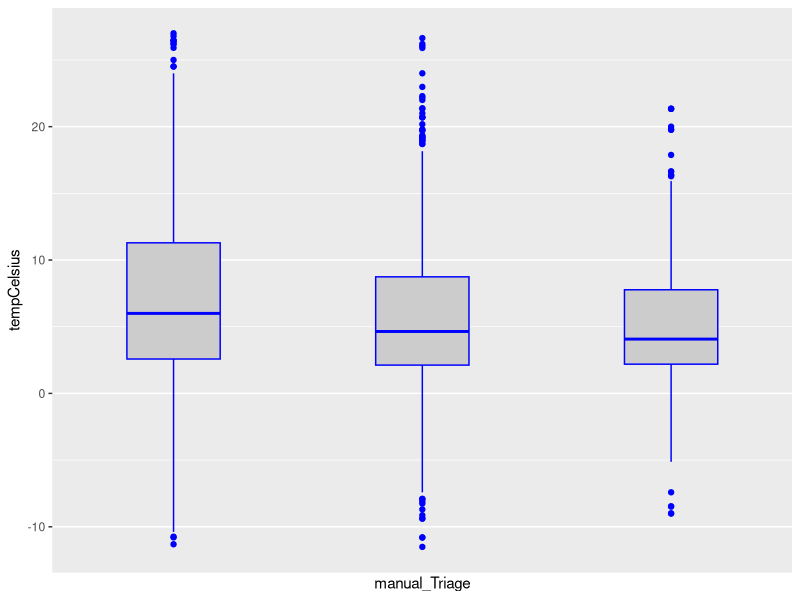
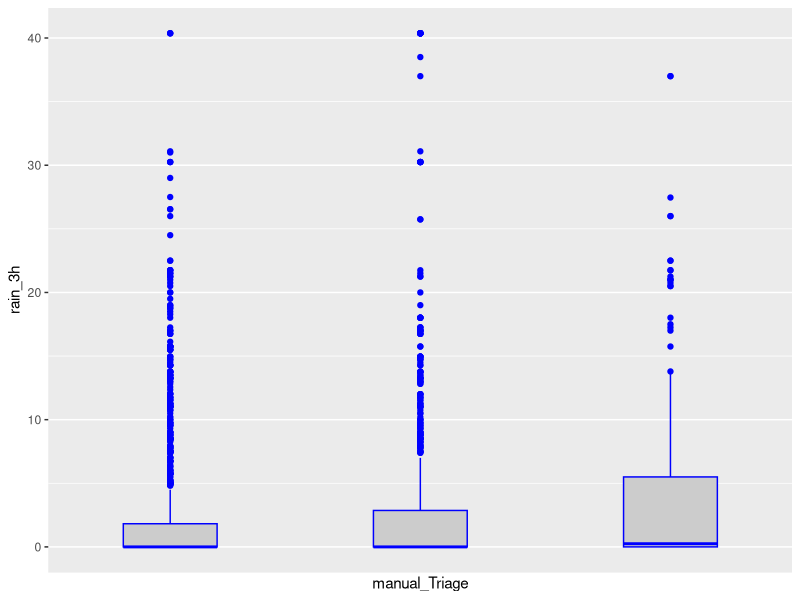

Write R code to recreate these figures, in order. (Note: this script raises an error after producing the figures.)
all_data = read.csv("./Basel/Patients_and_Weather.csv")
interesting_columns_patient = c("SO2", "Pulse", "Q1", "Q2", "Q3", "Q4", "Q5", "Q6", "Q7", "CQ1", "CQ2",
                               "CQ3", "CQ4", "CQ5", "CQ6", "CQ7", "CQ8",
                               "question_Triage", "pulse_Triage", "spo2_Triage", "manual_Triage",
                               "SpO2ReferenceValue", "PulseReferenceValue",
                               "SpO2RedLimitVariation", "SpO2YellowLimitVariation",
                               "PulseRedLimitUpper", "PulseRedLimitLower", "PulseRedLimitVariation",
                               "PulseYellowLimitVariation")
interesting_columns_weather = c("temp", "pressure",
                               "humidity", "wind_speed", "wind_deg", "rain_1h", "rain_3h", "rain_24h",
                               "rain_today", "snow_1h", "snow_3h", "snow_24h", "snow_today",
                               "clouds_all")

all_data$snow_1h[is.na(all_data$snow_1h)] <- 0
all_data$rain_1h[is.na(all_data$rain_1h)] <- 0
all_data$snow_3h[is.na(all_data$snow_3h)] <- 0
all_data$rain_3h[is.na(all_data$rain_3h)] <- 0
#all_data$snow_24h[is.na(all_data$snow_24h)] <- 0
#all_data$rain_24h[is.na(all_data$rain_24h)] <- 0

# + snow_24h + rain_24h

all_data$manual_Triage_factor <- as.factor(all_data$manual_Triage)

all_data.aov <- aov(manual_Triage ~ temp + pressure + humidity + wind_speed + snow_1h + snow_3h  + clouds_all
                    + wind_deg + rain_1h + rain_3h + weather_main + weather_description, data = all_data, na.action=na.exclude)
summary(all_data.aov)

all_data$tempCelsius <- all_data$temp - 273.15

require(ggplot2)

ggplot(all_data[!is.na(all_data$manual_Triage),], aes(x = manual_Triage, y = tempCelsius, group=manual_Triage)) +
  geom_boxplot(fill = "grey80", colour = "blue") + scale_x_discrete()

ggplot(all_data[!is.na(all_data$manual_Triage),], aes(x = manual_Triage, y = rain_3h, group=manual_Triage)) +
  geom_boxplot(fill = "grey80", colour = "blue") + scale_x_discrete()


all_data.lm <- lm(manual_Triage ~ temp + pressure + humidity + wind_speed + snow_1h + snow_3h+ clouds_all
                  + wind_deg + rain_1h + rain_3h + weather_main + weather_description, data = all_data, na.action=na.exclude)
summary(all_data.lm)

all_data.lm2 <- lm(manual_Triage ~ temp + pressure + humidity + wind_speed + snow_3h+ clouds_all
                  + rain_3h + weather_main, data = all_data, na.action=na.exclude)
summary(all_data.lm2)


all_data.man <- manova(temp + pressure + humidity + wind_speed + snow_1h + snow_3h+ clouds_all
                  + wind_deg + rain_1h + rain_3h + weather_main + weather_description ~ manual_Triage, data = all_data, na.action=na.exclude)

all_data.aov_reverse <- aov(temp ~ manual_Triage, data = all_data, na.action=na.exclude)
summary(all_data.aov_reverse)

all_data.aov_reverse_factor <- aov(temp ~ manual_Triage_factor, data = all_data, na.action=na.exclude)
summary(all_data.aov_reverse_factor)


plot(manual_Triage ~ temp, data=all_data)
abline(lm(manual_Triage ~ temp, data = all_data))

plot(temp ~ manual_Triage, data=all_data)

ggplot(all_data[!is.na(all_data$manual_Triage),], aes(x=manual_Triage, y=tempCelsius)) + 
  geom_point(color='#2980B9', size = 4) + 
  geom_smooth(method=lm, color='#2C3E50')

# system('defaults write org.R-project.R force.LANG en_US.UTF-8')
install.packages("corrplot")
library(corrplot)

all_data.corr <- cor(all_data[c("temp","pressure","humidity","wind_speed","snow_3h","clouds_all","rain_3h")])
corrplot(all_data.corr, method="circle")
